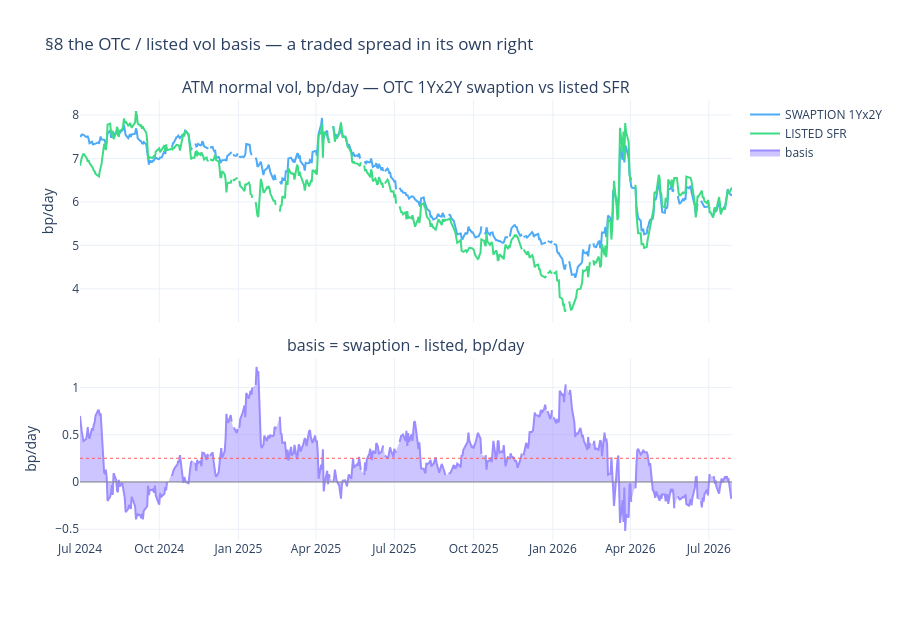

This figure's notebook cell:
### Markdown cell above
## 8. (b) The swaption-minus-listed **basis** as its own series

This is a real traded spread and the only section here that does not involve the
curve. Positive = the OTC market prices more vol than the exchange.

### Code cell
_fig = make_subplots(rows=2, cols=1, shared_xaxes=True, vertical_spacing=0.08,
                     row_heights=[0.55, 0.45],
                     subplot_titles=("ATM normal vol, bp/day — OTC 1Yx2Y swaption vs listed SFR",
                                     "basis = swaption - listed, bp/day"))
_fig.add_trace(go.Scatter(x=BASIS.index, y=BASIS["swaption_bp_day"], name="SWAPTION 1Yx2Y",
                          line=dict(color="#4dabf7", width=2)), row=1, col=1)
_fig.add_trace(go.Scatter(x=BASIS.index, y=BASIS["listed_bp_day"], name="LISTED SFR",
                          line=dict(color="#3ddc84", width=2)), row=1, col=1)
_fig.add_trace(go.Scatter(x=BASIS.index, y=BASIS["basis_bp_day"], name="basis",
                          line=dict(color="#9b8cff", width=2), fill="tozeroy"), row=2, col=1)
_fig.add_hline(y=0, line=dict(color="#888", width=1), row=2, col=1)
_fig.add_hline(y=float(BASIS["basis_bp_day"].median()), line=dict(color="#ff5c5c", width=1, dash="dot"),
               row=2, col=1)
_fig.update_layout(height=620, template="plotly_white",
                   title="§8 the OTC / listed vol basis — a traded spread in its own right")
_fig.update_yaxes(title_text="bp/day", row=1, col=1)
_fig.update_yaxes(title_text="bp/day", row=2, col=1)
_fig.show()

### Figure 1 — Plotly figure (JSON) as saved in the notebook; plotly's stock layout.template omitted (floating-point values rounded to 4 significant figures; data arrays with more than 128 entries replaced by an {"elided": "..."} marker saying what was removed)
{"data": [{"line": {"color": "#4dabf7", "width": 2}, "name": "SWAPTION 1Yx2Y", "type": "scatter", "x": {"elided": "540 str values"}, "xaxis": "x", "y": {"elided": "540 float values"}, "yaxis": "y"}, {"line": {"color": "#3ddc84", "width": 2}, "name": "LISTED SFR", "type": "scatter", "x": {"elided": "540 str values"}, "xaxis": "x", "y": {"elided": "540 float values"}, "yaxis": "y"}, {"fill": "tozeroy", "line": {"color": "#9b8cff", "width": 2}, "name": "basis", "type": "scatter", "x": {"elided": "540 str values"}, "xaxis": "x2", "y": {"elided": "540 float values"}, "yaxis": "y2"}], "layout": {"annotations": [{"font": {"size": 16}, "showarrow": false, "text": "ATM normal vol, bp/day — OTC 1Yx2Y swaption vs listed SFR", "x": 0.5, "xanchor": "center", "xref": "paper", "y": 1.0, "yanchor": "bottom", "yref": "paper"}, {"font": {"size": 16}, "showarrow": false, "text": "basis = swaption - listed, bp/day", "x": 0.5, "xanchor": "center", "xref": "paper", "y": 0.414, "yanchor": "bottom", "yref": "paper"}], "height": 620, "shapes": [{"line": {"color": "#888", "width": 1}, "type": "line", "x0": 0, "x1": 1, "xref": "x2 domain", "y0": 0, "y1": 0, "yref": "y2"}, {"line": {"color": "#ff5c5c", "dash": "dot", "width": 1}, "type": "line", "x0": 0, "x1": 1, "xref": "x2 domain", "y0": 0.2505, "y1": 0.2505, "yref": "y2"}], "title": {"text": "§8 the OTC / listed vol basis — a traded spread in its own right"}, "xaxis": {"anchor": "y", "domain": [0.0, 1.0], "matches": "x2", "showticklabels": false}, "xaxis2": {"anchor": "y2", "domain": [0.0, 1.0]}, "yaxis": {"anchor": "x", "domain": [0.494, 1.0], "title": {"text": "bp/day"}}, "yaxis2": {"anchor": "x2", "domain": [0.0, 0.414], "title": {"text": "bp/day"}}}}
